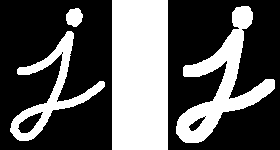
#> input picture ImageProcessing/Morphology_1_Tutorial_Theory_Dilatation_2.png, 280 x 150 px, found by its file name
$ jupyter execute Morphological_operators.ipynb   (shell and % lines are left out)   (older library calls are emulated)
#> lines starting #> are read from the running program, lines starting #| are printed output that depends on the picture; after the words box and inside, x2 and y2 are one past the last pixel; in counts of white or black regions, pixels touching at a corner belong together
[cell 1]
import cv2

[cell 2]
import matplotlib.pyplot as plt
import numpy as np

[cell 3]
img = cv2.imread("/home/guru/Desktop/OpenCV/ImageProcessing/Morphology_1_Tutorial_Theory_Dilatation_2.png")
#> img is the input picture: shape (150, 280, 3); 36% white; 4 white regions, box (x1, y1, x2, y2) and area: (112, 0, 168, 150) 8400, (176, 6, 275, 143) 4134, (10, 31, 105, 141) 2331, (66, 8, 83, 27) 245

[cell 4]
type(img)

[cell 5]
plt.imshow(img)

[cell 6]
kernel = np.ones((5,5), np.uint8)

[cell 7]
dilate = cv2.dilate(img,kernel)
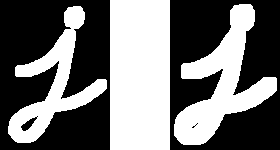
#> dilate: shape (150, 280, 3); 44.6% white; 3 white regions, box (x1, y1, x2, y2) and area: (110, 0, 170, 150) 9000, (174, 4, 277, 145) 5600, (8, 6, 107, 143) 4134

[cell 8]
dilate

[cell 9]
plt.imshow(dilate)

[cell 10]
erode = cv2.erode(img,kernel)
#> erode: shape (150, 280, 3); 27.2% white; 5 white regions, box (x1, y1, x2, y2) and area: (114, 0, 166, 150) 7800, (178, 31, 273, 141) 2369, (13, 33, 103, 139) 898, (234, 8, 251, 27) 245, (68, 11, 80, 24) 117

[cell 11]
plt.imshow(erode)

[cell 12]
img = cv2.imread("/home/guru/Desktop/OpenCV/ImageProcessing/opening.png")
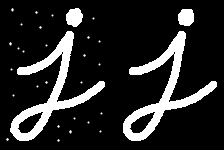
#> input picture ImageProcessing/opening.png, 224 x 150 px, found by its file name
#> img is the input picture: shape (150, 224, 3); min 0, max 255, mean 39.8

[cell 13]
plt.imshow(img)

[cell 14]
opening = cv2.morphologyEx(img,cv2.MORPH_OPEN,kernel)
#> opening: shape (150, 224, 3); 15.2% white; 4 white regions, box (x1, y1, x2, y2) and area: (11, 31, 105, 141) 2326, (123, 31, 217, 141) 2326, (66, 9, 82, 26) 233, (178, 9, 194, 26) 233

[cell 15]
plt.imshow(opening)

[cell 16]
img = cv2.imread("/home/guru/Desktop/OpenCV/ImageProcessing/closing.png")
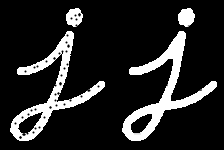
#> input picture ImageProcessing/closing.png, 224 x 150 px, found by its file name
#> img is the input picture: shape (150, 224, 3); min 0, max 255, mean 38.1

[cell 17]
plt.imshow(img)

[cell 18]
closing = cv2.morphologyEx(img, cv2.MORPH_CLOSE,kernel)

[cell 19]
plt.imshow(closing)

[cell 20]
img = cv2.imread("/home/guru/Desktop/OpenCV/ImageProcessing/5.png")
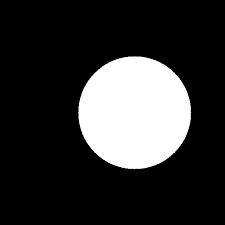
#> input picture ImageProcessing/5.png, 225 x 225 px, found by its file name
#> img is the input picture: shape (225, 225, 3); min 0, max 255, mean 50.2

[cell 21]
plt.imshow(img)

[cell 22]
#Can be used to get just the boundary  output = (Dilation - erosion)
boundary = cv2.morphologyEx(img,cv2.MORPH_GRADIENT,kernel)

[cell 23]
plt.imshow(boundary)

[cell 24]
#Trying with smaller kernel to get finer predictions
kernel = np.ones((2,2),np.uint8)

[cell 25]
boundary = cv2.morphologyEx(img,cv2.MORPH_GRADIENT,kernel)
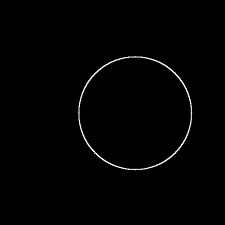
#> boundary: shape (225, 225, 3); min 0, max 255, mean 2.3

[cell 26]
plt.imshow(boundary)

[cell 27]
kernel = cv2.getStructuringElement(cv2.MORPH_ELLIPSE,(3,3))

[cell 28]
boundary = cv2.morphologyEx(img,cv2.MORPH_GRADIENT,kernel)

[cell 29]
plt.imshow(boundary)

[cell 30]
# Flag 0 is used to read image as grayscale. We need to get it in that form to apply connected components
img = cv2.imread("/home/guru/Desktop/OpenCV/ImageProcessing/3.png",0)
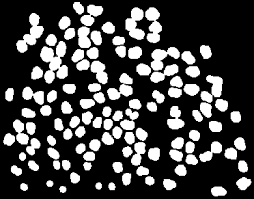
#> input picture ImageProcessing/3.png, 254 x 199 px, found by its file name
#> img is the input picture: shape (199, 254); min 0, max 255, mean 70.6

[cell 31]
plt.imshow(img)

[cell 32]
kernel = np.ones((5,5),np.uint8)

[cell 33]
opening = cv2.morphologyEx(img,cv2.MORPH_OPEN,kernel)
#> opening: shape (199, 254)

[cell 34]
plt.imshow(opening)

[cell 35]
(T, thresh) = cv2.threshold(img, 90, 255, cv2.THRESH_BINARY)
#> thresh: shape (199, 254); 29.1% white; 99 white regions, largest, box (x1, y1, x2, y2) and area: (40, 41, 68, 84) 686, (136, 47, 180, 76) 512, (200, 75, 223, 118) 506

[cell 36]
# getting the labels of the connected components
output = cv2.connectedComponentsWithStats(thresh, 4, cv2.CV_32S)

[cell 37]
output

[cell 38]
type(output)

[cell 39]
type(output[1])

[cell 40]
plt.imshow(output[1])

[cell 41]
img = cv2.imread("/home/guru/Desktop/OpenCV/ImageProcessing/2.png",0)
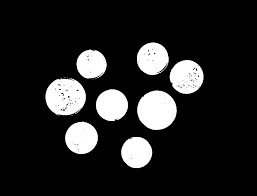
#> input picture ImageProcessing/2.png, 257 x 196 px, found by its file name
#> img is the input picture: shape (196, 257); min 0, max 255, mean 35.9

[cell 42]
img_color = cv2.imread("/home/guru/Desktop/OpenCV/ImageProcessing/2.png")

[cell 43]
cv2.imshow("Sample",img)

[cell 44]
plt.imshow(img)

[cell 45]
plt.imshow(img_color)

[cell 46]
kernel = np.ones((3,3),np.uint8)

[cell 47]
#Closing to remove black dots
closing = cv2.morphologyEx(img,cv2.MORPH_CLOSE,kernel)
#> closing: shape (196, 257)

[cell 48]
plt.imshow(closing)

[cell 49]
# 4 is connectivity, closing is grayscale image
#Output is tuple
# Refer here https://docs.opencv.org/3.1.0/d3/dc0/group__imgproc__shape.html#gae57b028a2b2ca327227c2399a9d53241

output = cv2.connectedComponentsWithStats(closing,4,cv2.CV_32S)

[cell 50]
#Gives no of labels(connected components)
# Note : Includes background also
output[0]
#> Out = 9

[cell 51]
#Gives labelled image
plt.imshow(output[1])
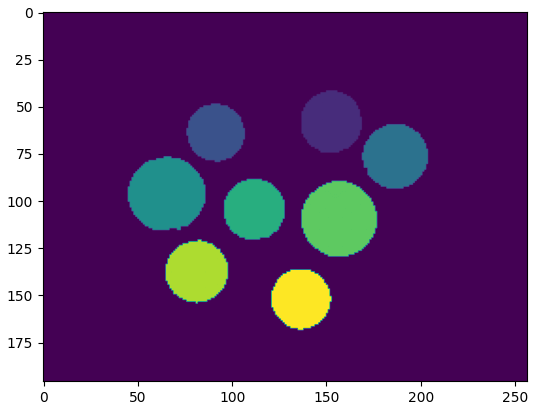
#> figure drawn by matplotlib, 1 panel

[cell 52]
#statistics output for each label
# Last column denotes the total area (in pixels) of the connected component.
# For remaining refer https://docs.opencv.org/3.1.0/d3/dc0/group__imgproc__shape.html#gac7099124c0390051c6970a987e7dc5c5
output[2]
#> Out = [[0, 0, 257, 196, 42892], [137, 42, 32, 33, 842], [76, 49, 31, 31, 732], [169, 60, 35, 34, 926], [45, 77, 41, 39, 1253], [96, 89, 32, 32, 824], [137, 90, 40, 40, 1260], [65, 121, 33, 34, 855], [121, 137, 32, 32, 788]]

[cell 53]
#Getting the required things
components = output[0]
#> components = 9
labelled_image = output[1]
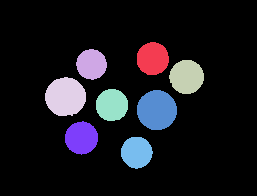
#> labelled_image: shape (196, 257) int32; 9 distinct labels, from 0 to 8; one colour per label, 0 black
stats = output[2]
#> stats has the same summary as Out

[cell 54]
# Gives the total area of each connected component
sizes = stats[:, -1]
#> sizes = [42892, 842, 732, 926, 1253, 824, 1260, 855, 788]

[cell 55]
#Gives the connected component with maximum area
max_label = 1
max_size = sizes[1]
#> max_size = 842
for i in range(2, components):
    if sizes[i] > max_size:
        max_label = i
        max_size = sizes[i]
#> this loop made 7 passes
#> max_size on passes 2, 3, 5: 926, 1253, 1260
#> after the loop, max_label = 6; max_size = 1260
img2 = np.zeros(labelled_image.shape)
img2[labelled_image == max_label] = 255

[cell 56]
max_size
#> Out = 1260

[cell 57]
plt.imshow(img2)
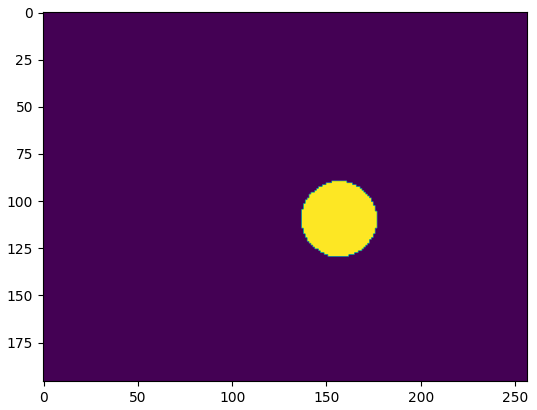
#> figure drawn by matplotlib, 1 panel
